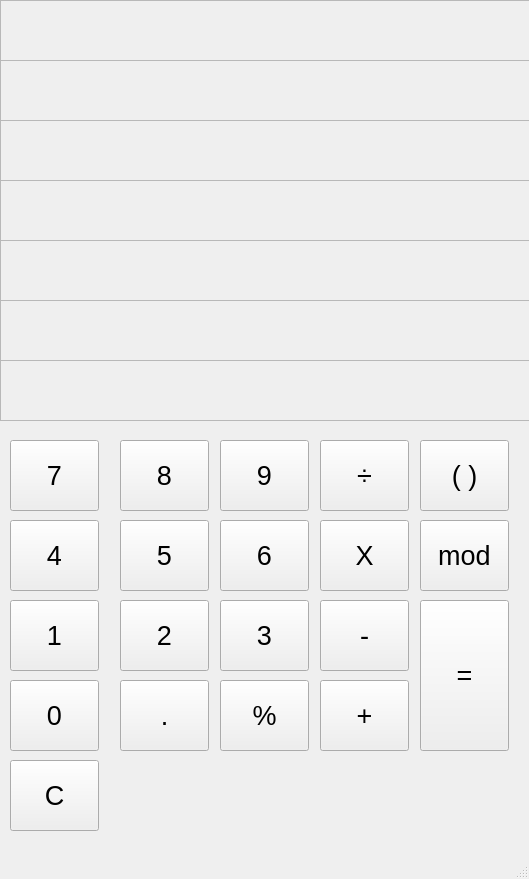
<?xml version="1.0" encoding="UTF-8"?>
<ui version="4.0">
 <class>MainWindow</class>
 <widget class="QMainWindow" name="MainWindow">
  <property name="geometry">
   <rect>
    <x>0</x>
    <y>0</y>
    <width>529</width>
    <height>879</height>
   </rect>
  </property>
  <property name="font">
   <font>
    <pointsize>20</pointsize>
   </font>
  </property>
  <property name="windowTitle">
   <string>MainWindow</string>
  </property>
  <property name="autoFillBackground">
   <bool>false</bool>
  </property>
  <widget class="QWidget" name="centralwidget">
   <widget class="QPushButton" name="pushButton">
    <property name="geometry">
     <rect>
      <x>10</x>
      <y>520</y>
      <width>89</width>
      <height>71</height>
     </rect>
    </property>
    <property name="text">
     <string>4</string>
    </property>
   </widget>
   <widget class="QPushButton" name="pushButton_2">
    <property name="geometry">
     <rect>
      <x>220</x>
      <y>680</y>
      <width>89</width>
      <height>71</height>
     </rect>
    </property>
    <property name="text">
     <string>%</string>
    </property>
   </widget>
   <widget class="QPushButton" name="pushButton_3">
    <property name="geometry">
     <rect>
      <x>220</x>
      <y>600</y>
      <width>89</width>
      <height>71</height>
     </rect>
    </property>
    <property name="text">
     <string>3</string>
    </property>
   </widget>
   <widget class="QPushButton" name="pushButton_4">
    <property name="geometry">
     <rect>
      <x>220</x>
      <y>520</y>
      <width>89</width>
      <height>71</height>
     </rect>
    </property>
    <property name="text">
     <string>6</string>
    </property>
   </widget>
   <widget class="QPushButton" name="pushButton_5">
    <property name="geometry">
     <rect>
      <x>220</x>
      <y>440</y>
      <width>89</width>
      <height>71</height>
     </rect>
    </property>
    <property name="text">
     <string>9</string>
    </property>
   </widget>
   <widget class="QPushButton" name="pushButton_6">
    <property name="geometry">
     <rect>
      <x>120</x>
      <y>680</y>
      <width>89</width>
      <height>71</height>
     </rect>
    </property>
    <property name="text">
     <string>.</string>
    </property>
   </widget>
   <widget class="QPushButton" name="pushButton_7">
    <property name="geometry">
     <rect>
      <x>120</x>
      <y>600</y>
      <width>89</width>
      <height>71</height>
     </rect>
    </property>
    <property name="text">
     <string>2</string>
    </property>
   </widget>
   <widget class="QPushButton" name="pushButton_8">
    <property name="geometry">
     <rect>
      <x>120</x>
      <y>520</y>
      <width>89</width>
      <height>71</height>
     </rect>
    </property>
    <property name="text">
     <string>5</string>
    </property>
   </widget>
   <widget class="QPushButton" name="pushButton_9">
    <property name="geometry">
     <rect>
      <x>120</x>
      <y>440</y>
      <width>89</width>
      <height>71</height>
     </rect>
    </property>
    <property name="text">
     <string>8</string>
    </property>
   </widget>
   <widget class="QPushButton" name="pushButton_10">
    <property name="geometry">
     <rect>
      <x>10</x>
      <y>680</y>
      <width>89</width>
      <height>71</height>
     </rect>
    </property>
    <property name="text">
     <string>0</string>
    </property>
   </widget>
   <widget class="QPushButton" name="pushButton_11">
    <property name="geometry">
     <rect>
      <x>10</x>
      <y>440</y>
      <width>89</width>
      <height>71</height>
     </rect>
    </property>
    <property name="text">
     <string>7</string>
    </property>
   </widget>
   <widget class="QPushButton" name="pushButton_12">
    <property name="geometry">
     <rect>
      <x>10</x>
      <y>600</y>
      <width>89</width>
      <height>71</height>
     </rect>
    </property>
    <property name="text">
     <string>1</string>
    </property>
   </widget>
   <widget class="QPushButton" name="pushButton_13">
    <property name="geometry">
     <rect>
      <x>420</x>
      <y>520</y>
      <width>89</width>
      <height>71</height>
     </rect>
    </property>
    <property name="text">
     <string>mod</string>
    </property>
   </widget>
   <widget class="QPushButton" name="pushButton_14">
    <property name="geometry">
     <rect>
      <x>420</x>
      <y>440</y>
      <width>89</width>
      <height>71</height>
     </rect>
    </property>
    <property name="text">
     <string>( )</string>
    </property>
   </widget>
   <widget class="QPushButton" name="pushButton_15">
    <property name="geometry">
     <rect>
      <x>320</x>
      <y>680</y>
      <width>89</width>
      <height>71</height>
     </rect>
    </property>
    <property name="text">
     <string>+</string>
    </property>
   </widget>
   <widget class="QPushButton" name="pushButton_16">
    <property name="geometry">
     <rect>
      <x>320</x>
      <y>600</y>
      <width>89</width>
      <height>71</height>
     </rect>
    </property>
    <property name="text">
     <string>-</string>
    </property>
   </widget>
   <widget class="QPushButton" name="pushButton_17">
    <property name="geometry">
     <rect>
      <x>320</x>
      <y>520</y>
      <width>89</width>
      <height>71</height>
     </rect>
    </property>
    <property name="text">
     <string>X</string>
    </property>
   </widget>
   <widget class="QPushButton" name="pushButton_18">
    <property name="geometry">
     <rect>
      <x>320</x>
      <y>440</y>
      <width>89</width>
      <height>71</height>
     </rect>
    </property>
    <property name="text">
     <string>÷</string>
    </property>
   </widget>
   <widget class="QPushButton" name="pushButton_20">
    <property name="geometry">
     <rect>
      <x>420</x>
      <y>600</y>
      <width>89</width>
      <height>151</height>
     </rect>
    </property>
    <property name="text">
     <string>=</string>
    </property>
   </widget>
   <widget class="QPushButton" name="pushButton_19">
    <property name="geometry">
     <rect>
      <x>10</x>
      <y>760</y>
      <width>89</width>
      <height>71</height>
     </rect>
    </property>
    <property name="text">
     <string>C</string>
    </property>
   </widget>
   <widget class="QTextEdit" name="textEdit">
    <property name="enabled">
     <bool>false</bool>
    </property>
    <property name="geometry">
     <rect>
      <x>0</x>
      <y>360</y>
      <width>551</width>
      <height>61</height>
     </rect>
    </property>
    <property name="font">
     <font>
      <pointsize>20</pointsize>
      <kerning>false</kerning>
     </font>
    </property>
    <property name="styleSheet">
     <string notr="true">color: rgb(0, 0, 0);</string>
    </property>
   </widget>
   <widget class="QTextEdit" name="textEdit_2">
    <property name="enabled">
     <bool>false</bool>
    </property>
    <property name="geometry">
     <rect>
      <x>0</x>
      <y>0</y>
      <width>551</width>
      <height>61</height>
     </rect>
    </property>
    <property name="styleSheet">
     <string notr="true">color: rgb(0, 0, 0);</string>
    </property>
   </widget>
   <widget class="QTextEdit" name="textEdit_3">
    <property name="enabled">
     <bool>false</bool>
    </property>
    <property name="geometry">
     <rect>
      <x>0</x>
      <y>60</y>
      <width>551</width>
      <height>61</height>
     </rect>
    </property>
    <property name="styleSheet">
     <string notr="true">color: rgb(0, 0, 0);</string>
    </property>
   </widget>
   <widget class="QTextEdit" name="textEdit_4">
    <property name="enabled">
     <bool>false</bool>
    </property>
    <property name="geometry">
     <rect>
      <x>0</x>
      <y>120</y>
      <width>551</width>
      <height>61</height>
     </rect>
    </property>
    <property name="styleSheet">
     <string notr="true">color: rgb(0, 0, 0);</string>
    </property>
   </widget>
   <widget class="QTextEdit" name="textEdit_5">
    <property name="enabled">
     <bool>false</bool>
    </property>
    <property name="geometry">
     <rect>
      <x>0</x>
      <y>180</y>
      <width>551</width>
      <height>61</height>
     </rect>
    </property>
    <property name="styleSheet">
     <string notr="true">color: rgb(0, 0, 0);</string>
    </property>
   </widget>
   <widget class="QTextEdit" name="textEdit_6">
    <property name="enabled">
     <bool>false</bool>
    </property>
    <property name="geometry">
     <rect>
      <x>0</x>
      <y>240</y>
      <width>551</width>
      <height>61</height>
     </rect>
    </property>
    <property name="styleSheet">
     <string notr="true">color: rgb(0, 0, 0);</string>
    </property>
   </widget>
   <widget class="QTextEdit" name="textEdit_7">
    <property name="enabled">
     <bool>false</bool>
    </property>
    <property name="geometry">
     <rect>
      <x>0</x>
      <y>300</y>
      <width>551</width>
      <height>61</height>
     </rect>
    </property>
    <property name="font">
     <font>
      <pointsize>20</pointsize>
     </font>
    </property>
    <property name="styleSheet">
     <string notr="true">color: rgb(0, 0, 0);</string>
    </property>
   </widget>
   <widget class="QPushButton" name="pushButton_21">
    <property name="geometry">
     <rect>
      <x>450</x>
      <y>380</y>
      <width>61</width>
      <height>21</height>
     </rect>
    </property>
    <property name="text">
     <string/>
    </property>
    <property name="icon">
     <iconset resource="../../resources.qrc">
      <normaloff>:/resources/icons/backspace_icon_152694.png</normaloff>:/resources/icons/backspace_icon_152694.png</iconset>
    </property>
    <property name="iconSize">
     <size>
      <width>27</width>
      <height>30</height>
     </size>
    </property>
    <property name="flat">
     <bool>true</bool>
    </property>
   </widget>
   <widget class="QLineEdit" name="lineEdit">
    <property name="geometry">
     <rect>
      <x>100</x>
      <y>390</y>
      <width>221</width>
      <height>25</height>
     </rect>
    </property>
    <property name="font">
     <font>
      <pointsize>10</pointsize>
     </font>
    </property>
    <property name="styleSheet">
     <string notr="true">background-color: rgba(191, 64, 64, 0);
color: rgb(237, 51, 59);
border: none;</string>
    </property>
   </widget>
  </widget>
  <widget class="QStatusBar" name="statusbar"/>
 </widget>
 <resources>
  <include location="../../resources.qrc"/>
 </resources>
 <connections/>
</ui>
